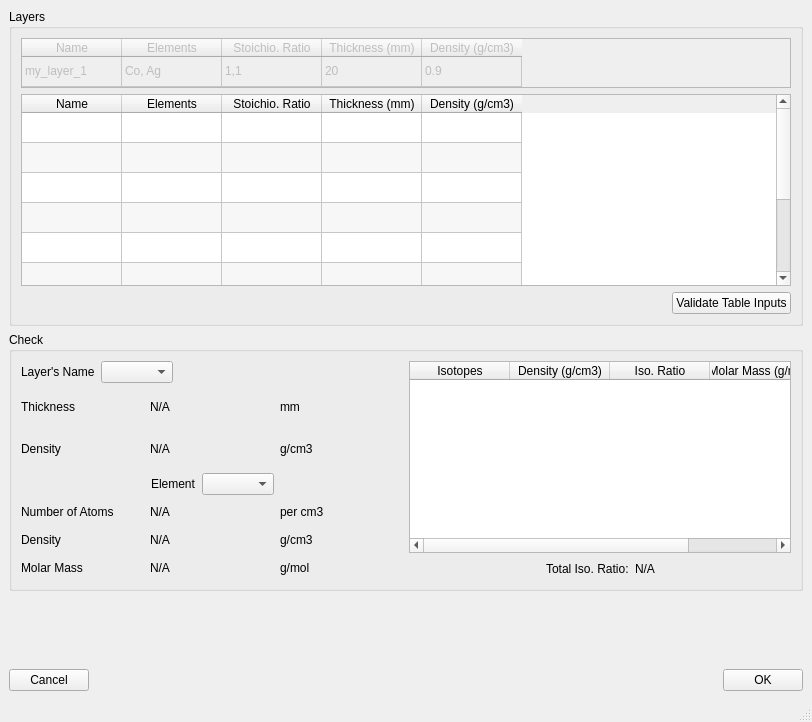
<?xml version="1.0" encoding="UTF-8"?>
<ui version="4.0">
 <class>MainWindow</class>
 <widget class="QMainWindow" name="MainWindow">
  <property name="geometry">
   <rect>
    <x>0</x>
    <y>0</y>
    <width>812</width>
    <height>722</height>
   </rect>
  </property>
  <property name="windowTitle">
   <string>MainWindow</string>
  </property>
  <widget class="QWidget" name="centralwidget">
   <layout class="QVBoxLayout" name="verticalLayout_5">
    <item>
     <layout class="QVBoxLayout" name="verticalLayout_4">
      <item>
       <widget class="QGroupBox" name="groupBox">
        <property name="title">
         <string>Layers</string>
        </property>
        <layout class="QVBoxLayout" name="verticalLayout">
         <item>
          <widget class="QTableWidget" name="example_table">
           <property name="enabled">
            <bool>false</bool>
           </property>
           <property name="maximumSize">
            <size>
             <width>16777215</width>
             <height>50</height>
            </size>
           </property>
           <attribute name="verticalHeaderVisible">
            <bool>false</bool>
           </attribute>
           <row>
            <property name="text">
             <string>New Row</string>
            </property>
           </row>
           <column>
            <property name="text">
             <string>Name</string>
            </property>
           </column>
           <column>
            <property name="text">
             <string>Elements</string>
            </property>
           </column>
           <column>
            <property name="text">
             <string>Stoichio. Ratio</string>
            </property>
           </column>
           <column>
            <property name="text">
             <string>Thickness (mm)</string>
            </property>
           </column>
           <column>
            <property name="text">
             <string>Density (g/cm3)</string>
            </property>
           </column>
           <item row="0" column="0">
            <property name="text">
             <string>my_layer_1</string>
            </property>
           </item>
           <item row="0" column="1">
            <property name="text">
             <string>Co, Ag</string>
            </property>
           </item>
           <item row="0" column="2">
            <property name="text">
             <string>1,1</string>
            </property>
           </item>
           <item row="0" column="3">
            <property name="text">
             <string>20</string>
            </property>
           </item>
           <item row="0" column="4">
            <property name="text">
             <string>0.9</string>
            </property>
           </item>
          </widget>
         </item>
         <item>
          <widget class="QTableWidget" name="layer_table">
           <property name="enabled">
            <bool>true</bool>
           </property>
           <property name="alternatingRowColors">
            <bool>true</bool>
           </property>
           <property name="showGrid">
            <bool>true</bool>
           </property>
           <attribute name="horizontalHeaderShowSortIndicator" stdset="0">
            <bool>false</bool>
           </attribute>
           <attribute name="horizontalHeaderStretchLastSection">
            <bool>false</bool>
           </attribute>
           <attribute name="verticalHeaderVisible">
            <bool>false</bool>
           </attribute>
           <attribute name="verticalHeaderStretchLastSection">
            <bool>true</bool>
           </attribute>
           <row>
            <property name="text">
             <string>New Row</string>
            </property>
           </row>
           <row>
            <property name="text">
             <string>New Row</string>
            </property>
           </row>
           <row>
            <property name="text">
             <string>New Row</string>
            </property>
           </row>
           <row>
            <property name="text">
             <string>New Row</string>
            </property>
           </row>
           <row>
            <property name="text">
             <string>New Row</string>
            </property>
           </row>
           <row>
            <property name="text">
             <string>New Row</string>
            </property>
           </row>
           <row>
            <property name="text">
             <string>New Row</string>
            </property>
           </row>
           <row>
            <property name="text">
             <string>New Row</string>
            </property>
           </row>
           <row>
            <property name="text">
             <string>New Row</string>
            </property>
           </row>
           <column>
            <property name="text">
             <string>Name</string>
            </property>
           </column>
           <column>
            <property name="text">
             <string>Elements</string>
            </property>
           </column>
           <column>
            <property name="text">
             <string>Stoichio. Ratio</string>
            </property>
           </column>
           <column>
            <property name="text">
             <string>Thickness (mm)</string>
            </property>
           </column>
           <column>
            <property name="text">
             <string>Density (g/cm3)</string>
            </property>
           </column>
          </widget>
         </item>
         <item>
          <layout class="QHBoxLayout" name="horizontalLayout">
           <item>
            <spacer name="horizontalSpacer">
             <property name="orientation">
              <enum>Qt::Horizontal</enum>
             </property>
             <property name="sizeHint" stdset="0">
              <size>
               <width>17</width>
               <height>20</height>
              </size>
             </property>
            </spacer>
           </item>
           <item>
            <widget class="QPushButton" name="validate_table_iinputs">
             <property name="text">
              <string>Validate Table Inputs</string>
             </property>
            </widget>
           </item>
          </layout>
         </item>
        </layout>
       </widget>
      </item>
      <item>
       <widget class="QGroupBox" name="check_groupBox">
        <property name="enabled">
         <bool>true</bool>
        </property>
        <property name="title">
         <string>Check</string>
        </property>
        <layout class="QHBoxLayout" name="horizontalLayout_6">
         <item>
          <layout class="QVBoxLayout" name="verticalLayout_2">
           <item>
            <layout class="QHBoxLayout" name="horizontalLayout_4">
             <item>
              <widget class="QLabel" name="label">
               <property name="text">
                <string>Layer's Name</string>
               </property>
              </widget>
             </item>
             <item>
              <widget class="QComboBox" name="layer_name_combobox"/>
             </item>
             <item>
              <spacer name="horizontalSpacer_4">
               <property name="orientation">
                <enum>Qt::Horizontal</enum>
               </property>
               <property name="sizeHint" stdset="0">
                <size>
                 <width>40</width>
                 <height>20</height>
                </size>
               </property>
              </spacer>
             </item>
            </layout>
           </item>
           <item>
            <layout class="QHBoxLayout" name="horizontalLayout_2">
             <item>
              <layout class="QGridLayout" name="gridLayout">
               <item row="0" column="0">
                <widget class="QLabel" name="label_2">
                 <property name="text">
                  <string>Thickness</string>
                 </property>
                </widget>
               </item>
               <item row="0" column="1">
                <widget class="QLabel" name="layer_thickness">
                 <property name="text">
                  <string>N/A</string>
                 </property>
                </widget>
               </item>
               <item row="0" column="2">
                <widget class="QLabel" name="label_4">
                 <property name="text">
                  <string>mm</string>
                 </property>
                </widget>
               </item>
               <item row="1" column="0">
                <widget class="QLabel" name="label_6">
                 <property name="text">
                  <string>Density</string>
                 </property>
                </widget>
               </item>
               <item row="1" column="1">
                <widget class="QLabel" name="layer_density">
                 <property name="text">
                  <string>N/A</string>
                 </property>
                </widget>
               </item>
               <item row="1" column="2">
                <widget class="QLabel" name="label_7">
                 <property name="text">
                  <string>g/cm3</string>
                 </property>
                </widget>
               </item>
              </layout>
             </item>
            </layout>
           </item>
           <item>
            <layout class="QHBoxLayout" name="horizontalLayout_5">
             <item>
              <spacer name="horizontalSpacer_2">
               <property name="orientation">
                <enum>Qt::Horizontal</enum>
               </property>
               <property name="sizeHint" stdset="0">
                <size>
                 <width>40</width>
                 <height>20</height>
                </size>
               </property>
              </spacer>
             </item>
             <item>
              <widget class="QLabel" name="label_11">
               <property name="text">
                <string>Element</string>
               </property>
              </widget>
             </item>
             <item>
              <widget class="QComboBox" name="element_name_combobox"/>
             </item>
             <item>
              <spacer name="horizontalSpacer_5">
               <property name="orientation">
                <enum>Qt::Horizontal</enum>
               </property>
               <property name="sizeHint" stdset="0">
                <size>
                 <width>40</width>
                 <height>20</height>
                </size>
               </property>
              </spacer>
             </item>
            </layout>
           </item>
           <item>
            <layout class="QGridLayout" name="gridLayout_2">
             <item row="1" column="0">
              <widget class="QLabel" name="label_15">
               <property name="text">
                <string>Density</string>
               </property>
              </widget>
             </item>
             <item row="1" column="1">
              <widget class="QLabel" name="element_density">
               <property name="text">
                <string>N/A</string>
               </property>
              </widget>
             </item>
             <item row="1" column="2">
              <widget class="QLabel" name="label_17">
               <property name="text">
                <string>g/cm3</string>
               </property>
              </widget>
             </item>
             <item row="2" column="0">
              <widget class="QLabel" name="label_18">
               <property name="text">
                <string>Molar Mass</string>
               </property>
              </widget>
             </item>
             <item row="2" column="1">
              <widget class="QLabel" name="element_molar_mass">
               <property name="text">
                <string>N/A</string>
               </property>
              </widget>
             </item>
             <item row="2" column="2">
              <widget class="QLabel" name="label_20">
               <property name="text">
                <string>g/mol</string>
               </property>
              </widget>
             </item>
             <item row="0" column="2">
              <widget class="QLabel" name="label_14">
               <property name="text">
                <string>per cm3</string>
               </property>
              </widget>
             </item>
             <item row="0" column="1">
              <widget class="QLabel" name="element_number_of_atoms">
               <property name="text">
                <string>N/A</string>
               </property>
              </widget>
             </item>
             <item row="0" column="0">
              <widget class="QLabel" name="label_12">
               <property name="text">
                <string>Number of Atoms</string>
               </property>
              </widget>
             </item>
            </layout>
           </item>
          </layout>
         </item>
         <item>
          <layout class="QVBoxLayout" name="verticalLayout_3">
           <item>
            <layout class="QHBoxLayout" name="horizontalLayout_3"/>
           </item>
           <item>
            <widget class="QTableWidget" name="element_table">
             <column>
              <property name="text">
               <string>Isotopes</string>
              </property>
             </column>
             <column>
              <property name="text">
               <string>Density (g/cm3)</string>
              </property>
             </column>
             <column>
              <property name="text">
               <string>Iso. Ratio</string>
              </property>
             </column>
             <column>
              <property name="text">
               <string>Molar Mass (g/mol)</string>
              </property>
             </column>
            </widget>
           </item>
           <item>
            <layout class="QHBoxLayout" name="horizontalLayout_8">
             <item>
              <spacer name="horizontalSpacer_3">
               <property name="orientation">
                <enum>Qt::Horizontal</enum>
               </property>
               <property name="sizeHint" stdset="0">
                <size>
                 <width>40</width>
                 <height>20</height>
                </size>
               </property>
              </spacer>
             </item>
             <item>
              <widget class="QLabel" name="label_3">
               <property name="text">
                <string>Total Iso. Ratio:</string>
               </property>
              </widget>
             </item>
             <item>
              <widget class="QLabel" name="total_iso_ratio">
               <property name="text">
                <string>N/A</string>
               </property>
              </widget>
             </item>
             <item>
              <spacer name="horizontalSpacer_7">
               <property name="orientation">
                <enum>Qt::Horizontal</enum>
               </property>
               <property name="sizeHint" stdset="0">
                <size>
                 <width>40</width>
                 <height>20</height>
                </size>
               </property>
              </spacer>
             </item>
            </layout>
           </item>
          </layout>
         </item>
        </layout>
       </widget>
      </item>
      <item>
       <spacer name="verticalSpacer_3">
        <property name="orientation">
         <enum>Qt::Vertical</enum>
        </property>
        <property name="sizeHint" stdset="0">
         <size>
          <width>20</width>
          <height>40</height>
         </size>
        </property>
       </spacer>
      </item>
      <item>
       <layout class="QHBoxLayout" name="horizontalLayout_7">
        <item>
         <widget class="QPushButton" name="cancel_button">
          <property name="text">
           <string>Cancel</string>
          </property>
         </widget>
        </item>
        <item>
         <spacer name="horizontalSpacer_6">
          <property name="orientation">
           <enum>Qt::Horizontal</enum>
          </property>
          <property name="sizeHint" stdset="0">
           <size>
            <width>17</width>
            <height>17</height>
           </size>
          </property>
         </spacer>
        </item>
        <item>
         <widget class="QPushButton" name="ok_button">
          <property name="text">
           <string>OK</string>
          </property>
         </widget>
        </item>
       </layout>
      </item>
     </layout>
    </item>
   </layout>
  </widget>
  <widget class="QMenuBar" name="menubar">
   <property name="geometry">
    <rect>
     <x>0</x>
     <y>0</y>
     <width>812</width>
     <height>22</height>
    </rect>
   </property>
  </widget>
  <widget class="QStatusBar" name="statusbar"/>
 </widget>
 <resources/>
 <connections>
  <connection>
   <sender>validate_table_iinputs</sender>
   <signal>clicked()</signal>
   <receiver>MainWindow</receiver>
   <slot>validate_table_input_clicked()</slot>
   <hints>
    <hint type="sourcelabel">
     <x>702</x>
     <y>272</y>
    </hint>
    <hint type="destinationlabel">
     <x>405</x>
     <y>360</y>
    </hint>
   </hints>
  </connection>
  <connection>
   <sender>layer_name_combobox</sender>
   <signal>currentIndexChanged(QString)</signal>
   <receiver>MainWindow</receiver>
   <slot>layer_combobox_clicked()</slot>
   <hints>
    <hint type="sourcelabel">
     <x>166</x>
     <y>349</y>
    </hint>
    <hint type="destinationlabel">
     <x>405</x>
     <y>360</y>
    </hint>
   </hints>
  </connection>
  <connection>
   <sender>element_name_combobox</sender>
   <signal>currentIndexChanged(QString)</signal>
   <receiver>MainWindow</receiver>
   <slot>element_combobox_clicked()</slot>
   <hints>
    <hint type="sourcelabel">
     <x>517</x>
     <y>349</y>
    </hint>
    <hint type="destinationlabel">
     <x>405</x>
     <y>360</y>
    </hint>
   </hints>
  </connection>
  <connection>
   <sender>element_table</sender>
   <signal>cellChanged(int,int)</signal>
   <receiver>MainWindow</receiver>
   <slot>element_table_edited()</slot>
   <hints>
    <hint type="sourcelabel">
     <x>597</x>
     <y>480</y>
    </hint>
    <hint type="destinationlabel">
     <x>405</x>
     <y>360</y>
    </hint>
   </hints>
  </connection>
 </connections>
 <slots>
  <slot>validate_table_input_clicked()</slot>
  <slot>layer_combobox_clicked()</slot>
  <slot>element_combobox_clicked()</slot>
  <slot>cancel_button_clicked()</slot>
  <slot>ok_button_clicked()</slot>
  <slot>element_table_edited()</slot>
 </slots>
</ui>
